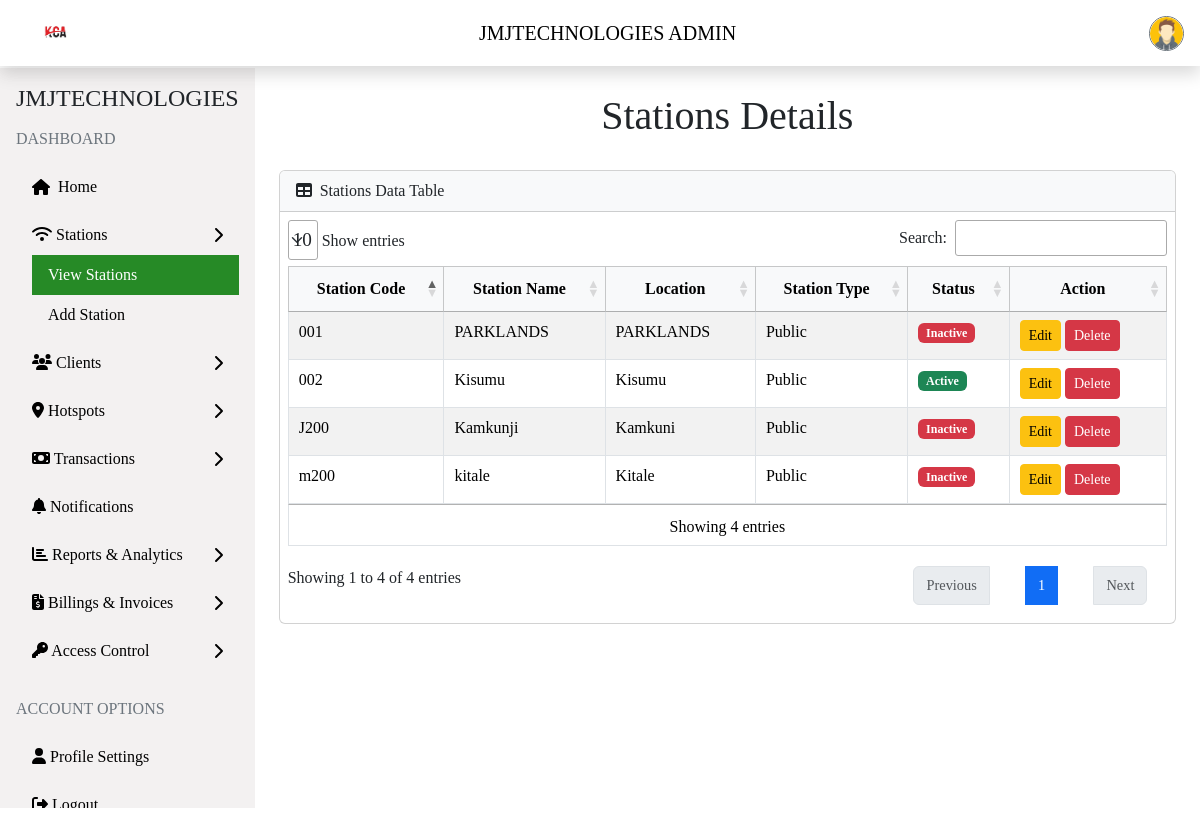
The page /view_station/ on the database its author committed.
### jmjadmin/models.py (models this page shows, shortened)
class Station(models.Model):
    STATION_TYPES = (
        ('public', 'Public'),
        ('private', 'Private'),
    )
    STATUS_CHOICES = (
        ('active', 'Active'),
        ('inactive', 'Inactive'),
    )
    station_id = models.CharField(max_length=20, unique=True)
    station_name = models.CharField(max_length=100)
    location = models.CharField(max_length=255)
    station_type = models.CharField(max_length=10, choices=STATION_TYPES)
    status = models.CharField(max_length=10, choices=STATUS_CHOICES)

### jmjadmin/views.py (the view)
# urls.py: path('view_station/', views.view_station, name='view_station'),
def view_station(request):
    stations = Station.objects.all()  # Retrieve all station records
    return render(request, 'view_station.html', {'stations': stations})

### jmjadmin/templates/view_station.html (shortened to what this page needs)
{% extends 'base.html' %}
{% load static %}
{% block content %}
<link rel="stylesheet" href="{% static 'css/dash.css' %}">
<nav class="navbar px-3 navbar-light fixed-top  shadow">
    <img src="{% static 'images/favicon.png' %}" alt="Logo" class="ms-3" width="50">
    <span class="navbar-brand">JMJTECHNOLOGIES ADMIN</span>
    <div class="d-flex align-items-center">
        <div class="dropdown">
            <button class="btn p-0 border-0 rounded-circle" type="button" data-bs-toggle="dropdown">
                <img src="{% if profile.profile_picture %}{{ profile.profile_picture.url }}{% else %}{% static 'images/avatar.png' %}{% endif %}"
                    alt="Profile"
                     class="rounded-circle border border-secondary"
                     width="35" height="35">
            </button>
        </div>
    </div>
</nav>
<div class="d-flex">
    <nav class="sidebar  text-dark  p-3">
        <h4 class="text-center head ">JMJTECHNOLOGIES</h4>
        <h6 class="text-uppercase mt-3 text-secondary">Dashboard</h6>
        <ul class="nav flex-column">
            <li class="nav-item my-1 {% if request.path == '/admin_panel/' %}active{% endif %}">
                <a class="nav-link d-flex align-items-center" href="{% url 'admin_panel' %}">
                    <i class="fas fa-home me-2"></i> Home
                </a>
            </li>
            <li class="nav-item my-1">
                <a class="nav-link d-flex justify-content-between align-items-center" data-bs-toggle="collapse" href="#stationsMenu">
                    <span><i class="fas fa-wifi"></i> Stations</span>
                    <i class="fas fa-chevron-right rotate-icon"></i>
                </a>
                <div class="collapse {% if request.path == '/view_station/' or request.path == '/add_station/' %}show{% endif %}" id="stationsMenu">
                    <a href="{% url 'view_station' %}" class="nav-link ms-3 text-white {% if request.path == '/view_station/' %}active{% endif %}">View Stations</a>
                    <a href="{% url 'add_station' %}" class="nav-link ms-3 text-white {% if request.path == '/add_station/' %}active{% endif %}">Add Station</a>
                </div>
            </li>
            <li class="nav-item my-1">
                <a class="nav-link text-white d-flex justify-content-between align-items-center" data-bs-toggle="collapse" href="#clientsMenu">
                    <span><i class="fas fa-users"></i> Clients</span>
                    <i class="fas fa-chevron-right rotate-icon"></i>
                </a>
            </li>
            <li class="nav-item my-1">
                <a class="nav-link text-white d-flex justify-content-between align-items-center" data-bs-toggle="collapse" href="#hotspotsMenu">
                    <span><i class="fas fa-map-marker-alt"></i> Hotspots</span>
                    <i class="fas fa-chevron-right rotate-icon"></i>
                </a>
            </li>
            <li class="nav-item my-1">
                <a class="nav-link text-white d-flex justify-content-between align-items-center" data-bs-toggle="collapse" href="#transactionsMenu">
                    <span><i class="fas fa-money-bill"></i> Transactions</span>
                    <i class="fas fa-chevron-right rotate-icon"></i>
                </a>
            </li>
            <li class="nav-item my-1">
                <a class="nav-link text-white" href="#notifications"> <i class="fas fa-bell"></i> Notifications</a>
            </li>
            <li class="nav-item my-1">
                <a class="nav-link text-white d-flex justify-content-between align-items-center" data-bs-toggle="collapse" href="#reportsMenu">
                    <span><i class="fas fa-chart-bar"></i> Reports & Analytics</span>
                    <i class="fas fa-chevron-right rotate-icon"></i>
                </a>
            </li>
            <li class="nav-item my-1">
                <a class="nav-link text-white d-flex justify-content-between align-items-center" data-bs-toggle="collapse" href="#billingMenu">
                    <span><i class="fas fa-file-invoice-dollar"></i> Billings & Invoices</span>
                    <i class="fas fa-chevron-right rotate-icon"></i>
                </a>
            </li>
            <li class="nav-item my-1">
                <a class="nav-link text-white d-flex justify-content-between align-items-center" data-bs-toggle="collapse" href="#accessMenu">
                    <span><i class="fas fa-key"></i> Access Control</span>
                    <i class="fas fa-chevron-right rotate-icon"></i>
                </a>
            </li>
        </ul>
        <h6 class="text-uppercase mt-4 text-secondary">Account Options</h6>
        <ul class="nav flex-column">
            <li class="nav-item my-1">
                <a class="nav-link text-white" href="#profile"> <i class="fas fa-user"></i> Profile Settings</a>
            </li>
            <li class="nav-item my-1">
                <a class="nav-link text-danger" href="#logout"> <i class="fas fa-sign-out-alt"></i> Logout</a>
            </li>
        </ul>
    </nav>
    <div class="content flex-grow-1 p-4">
        <h1 class="station-heading">Stations Details</h1>
        <div class="card mb-3">
            <div class="card-header bg-light py-2">
                <i class="fas fa-table me-1"></i> Stations Data Table
            </div>
            <div class="card-body p-2">
                <div class="table-responsive">
                    <table id="stationTable" class="table table-striped table-sm table-bordered">
                        <thead class="table-light">
                            <tr>
                                <th class="text-center">Station Code</th>
                                <th class="text-center">Station Name</th>
                                <th class="text-center">Location</th>
                                <th class="text-center">Station Type</th>
                                <th class="text-center">Status</th>
                                <th class="text-center">Action</th>
                            </tr>
                        </thead>
                        <tbody>
                            {% for station in stations %}
                            <tr>
                                <td>{{ station.station_id }}</td>
                                <td>{{ station.station_name }}</td>
                                <td>{{ station.location }}</td>
                                <td>{{ station.station_type|title }}</td>
                                <td>
                                    <span class="badge {% if station.status == 'active' %}bg-success{% else %}bg-danger{% endif %}">
                                        {{ station.status|default:"Unknown"|title }}
                                    </span>
                                </td>
                                <td>
                                    <button class="btn btn-sm btn-warning" data-bs-toggle="modal" data-bs-target="#editStationModal"
                                      onclick="populateEditForm({{ station.id }})">
                                        Edit
                                    </button>
                                    <a href="{% url 'delete_station' station.id %}" class="btn btn-sm btn-danger">Delete</a>
                                </td>
                            </tr>
                            {% endfor %}
                        </tbody>
                        <tfoot>
                            <tr>
                                <td colspan="6" class="text-center">
                                    Showing {{ stations.count }} entries
                                </td>
                            </tr>
                        </tfoot>
                    </table>
                </div>
            </div>
        </div>
    </div>
</div>
<link rel="stylesheet" type="text/css" href="https://cdn.datatables.net/1.13.1/css/jquery.dataTables.min.css">
{% endblock %}

### jmjadmin/templates/base.html (shortened to what this page needs)
{% load static %}
<!DOCTYPE html>
<html lang="en">
<head>
    <link rel="stylesheet" href="{% static 'css/bootstrap.min.css' %}">
    <link rel="stylesheet" href="{% static 'css/bootstrap-icons.min.css' %}">
    <link rel="stylesheet" href="{% static 'css/style.css' %}">
     <link rel="stylesheet" href="{% static 'css/leaflet.css' %}">
     <link rel="stylesheet" href="{% static 'css/font-awesome.css' %}">
     <link rel="stylesheet" href="https://cdn.datatables.net/1.13.6/css/jquery.dataTables.min.css">
     <link rel="stylesheet" href="https://cdn.datatables.net/1.13.6/css/dataTables.bootstrap5.min.css">
</head>
<body>
    <main class="container-fluid py-2">
        {% block content %}{% endblock %}
    </main>
</body>
</html>

### payments/static/css/style.css (style rules this page uses)
html, body { width: 100%; margin: 0; padding: 0; }

### staticfiles/css/dash.css (style rules this page uses)
body { font-family: "Times New Roman", "Georgia", serif; filter: grayscale(5%); height: 100%; overflow: hidden; }
.head { margin-bottom: 20px; }
.nav { margin-top: 15px; }
.navbar-brand { font-family: "Dancing Script", cursive; }
.navbar { position: fixed; top: 0; width: 100%; z-index: 1000; }
h6 { margin-top: 30px !important; margin-bottom: 10px; }
.nav-item { margin-bottom: 8px; }
.head { margin-bottom: 8px; }
.rotate-icon { transition: transform 0.3s ease-in-out; }
.sidebar { background-color:rgba(236, 232, 232, 0.603); margin-top: 60px; height: calc(100vh - 60px); overflow-y: auto; }
.nav-link { color: black !important; transition: background-color 0.3s ease, color 0.3s ease; }
.nav-link:hover, .nav-link:focus, .nav-link.active { background-color: #228B22; color: #ffffff !important; }
.content { margin-top: 60px; padding: 20px; height: calc(100vh - 60px); overflow-y: auto; overflow-x: hidden; }
.station-heading { text-align: center; margin-bottom: 30px; }

### jmjadmin/templates/base.html (style rules this page uses)
.container-fluid { width: 100%; margin: 0; padding: 0; }

### rows shown on the page
Station: station_id "001", station_name "PARKLANDS", location "PARKLANDS", station_type "Public", status "Inactive"
Station: station_id "002", station_name "Kisumu", location "Kisumu", station_type "Public", status "Active"
Station: station_id "J200", station_name "Kamkunji", location "Kamkuni", station_type "Public", status "Inactive"
Station: station_id "m200", station_name "kitale", location "Kitale", station_type "Public", status "Inactive"

### other values the page prints
{{ stations.count }} "4"
